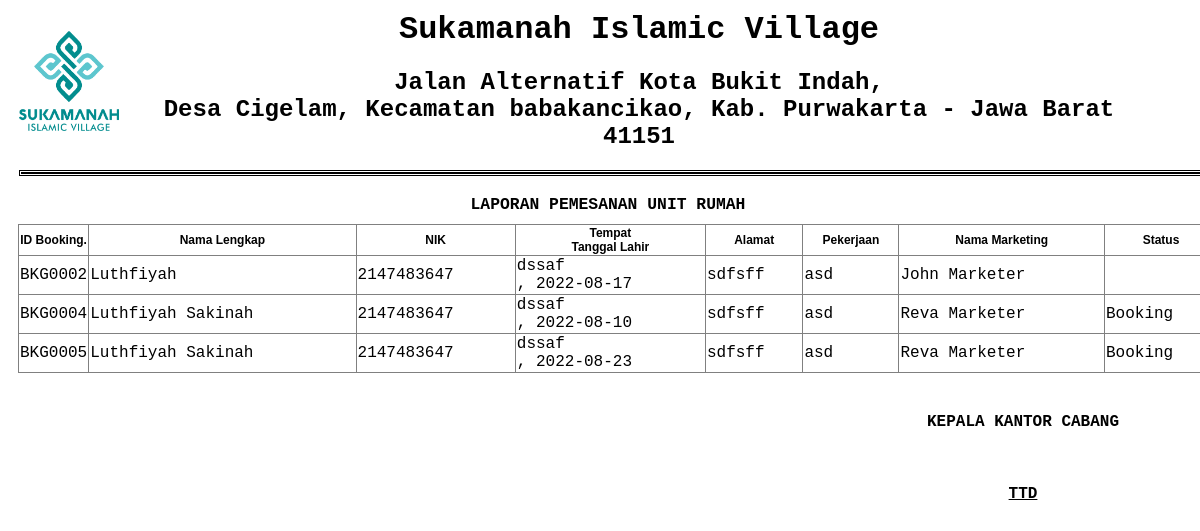
Page /admin/report.php on the committed database.
### tables this page shows
CREATE TABLE `booking` (
  `id_booking` varchar(10) NOT NULL,
  `id_user` varchar(10) NOT NULL,
  `nama_booking` varchar(30) NOT NULL,
  `tempat_lahir` varchar(50) NOT NULL,
  `tanggal_lahir` date NOT NULL,
  `jenis_kelamin` varchar(15) NOT NULL,
  `alamat_lengkap` varchar(250) NOT NULL,
  `agama` varchar(25) NOT NULL,
  `status_perkawinan` varchar(50) NOT NULL,
  `pekerjaan` varchar(50) NOT NULL,
  `kewarganegaraan` varchar(30) NOT NULL,
  `nik` int(50) NOT NULL,
  `id_marketing` varchar(10) NOT NULL,
  `status` varchar(20) NOT NULL,
  `tgl_booking` timestamp NOT NULL DEFAULT current_timestamp() ON UPDATE current_timestamp(),
  `id_unit` varchar(10) NOT NULL
);

CREATE TABLE `marketing` (
  `id_marketing` varchar(10) NOT NULL,
  `nama_marketing` varchar(30) NOT NULL,
  `telpon_marketing` varchar(30) NOT NULL,
  `email_marketing` varchar(25) NOT NULL,
  `foto_agen` varchar(75) NOT NULL
);

### admin/report.php (the view, shortened to what this page needs)
<?php
include "../koneksi.php";
?>
<body onload="window.print()">
    <div id="print">
        <table class='table1'>
            <tr>
                <td><img src='../assets/img/Logo SIV.png' height="100" width="100"></td>
                <td>
                    <h1>Sukamanah Islamic Village </h1>
                    <h2>Jalan Alternatif Kota Bukit Indah, <br> Desa Cigelam, Kecamatan babakancikao, Kab. Purwakarta - Jawa Barat 41151</h2>
                </td>
            </tr>
        </table>
        <table class='table'>
            <td>
                <hr />
            </td>
        </table>
        <td>
            <h3>LAPORAN PEMESANAN UNIT RUMAH</h3>
        </td>
        <tr>
            <td>
                <table border='1' class='table' width="90%">
                    <tr>
                        <th width="30">ID Booking.</th>
                        <th>Nama Lengkap</th>
                        <th>NIK</th>
                                    <th>Tempat <br> Tanggal Lahir</th>
                                    <th>Alamat</th>
                                    <th>Pekerjaan</th>
                                    <th>Nama Marketing</th>
                                    <th>Status</th>
                    </tr>
                    <?php
$isi = mysqli_query($test, "SELECT * FROM booking");
?>
                    <?php foreach ($isi as $data) : ?>
                    <tr>
                    <td><?php echo $data['id_booking'], "<br>"; ?></td>
                                    <td><?php echo $data['nama_booking'], "<br>"; ?></td>
                                    <td> <?php echo $data['nik'], "<br>"; ?> </td>
                                    <td> <?php echo $data['tempat_lahir'], "<br>"; ?> , <?php echo $data['tanggal_lahir'], "<br>"; ?> </td>
                                    <td> <?php echo $data['alamat_lengkap'], "<br>"; ?> </td>
                                    <td> <?php echo $data['pekerjaan'], "<br>"; ?> </td>
                                    <td>
                                        <?php
                                        $idmarketing = $data['id_marketing'];
                                        $eksekusi = mysqli_query($test, "SELECT * FROM marketing where id_marketing='$idmarketing'");
                                        $datamarketing = mysqli_fetch_array($eksekusi);
                                        echo $datamarketing['nama_marketing'], "<br>"; ?> </td>
                                    <td> <?php if ($data['status'] == 'Booking') {
														echo "<div class='badge bg-pill bg-soft-info font-size-12'>" . $data['status'], "<br></div>";
													} elseif($data['status'] == 'Selesai') {
														echo "<div class='badge bg-pill bg-soft-success font-size-12'>" . $data['status'], "<br></div>";
													}
													?> </td>
                    </tr>
                    <?php endforeach; ?>
                </table>
        </tr>
    </div>
    <div id="print">
        <table width="450" align="right" class="ttd">
            <tr>
                <td width="100px" style="padding:20px 20px 20px 20px;" align="center">
                    <strong>KEPALA KANTOR CABANG</strong>
                    <br><br><br><br>
                    <strong><u>TTD</u><br></strong><small></small>
                </td>
            </tr>
        </table>
    </div>

### admin/report.php (style rules this page uses)
#print { margin: auto; text-align: center; font-family: "Calibri", Courier, monospace; width: 1200px; font-size: 14px; }
#print table { border-collapse: collapse; width: 100%; margin: 10px; }
#print .table1 { border-collapse: collapse; width: 95%; text-align: center; margin: 10px; }
#print table hr { border: 3px double #000; }
#print .ttd { float: right; width: 350px; background-position: center; background-size: contain; }
#print table th { color: #000; font-family: Verdana, Geneva, sans-serif; font-size: 12px; }
h2, h3 { margin: 0px 0px 0px 0px; }

### rows in the picture
booking: id_booking "BKG0002", nama_booking "Luthfiyah", nik "2147483647", tempat_lahir "dssaf", tanggal_lahir "2022-08-17", alamat_lengkap "sdfsff", pekerjaan "asd", id_marketing.nama_marketing "John Marketer"
booking: id_booking "BKG0004", nama_booking "Luthfiyah Sakinah", nik "2147483647", tempat_lahir "dssaf", tanggal_lahir "2022-08-10", alamat_lengkap "sdfsff", pekerjaan "asd", id_marketing.nama_marketing "Reva Marketer", status "Booking"
booking: id_booking "BKG0005", nama_booking "Luthfiyah Sakinah", nik "2147483647", tempat_lahir "dssaf", tanggal_lahir "2022-08-23", alamat_lengkap "sdfsff", pekerjaan "asd", id_marketing.nama_marketing "Reva Marketer", status "Booking"
